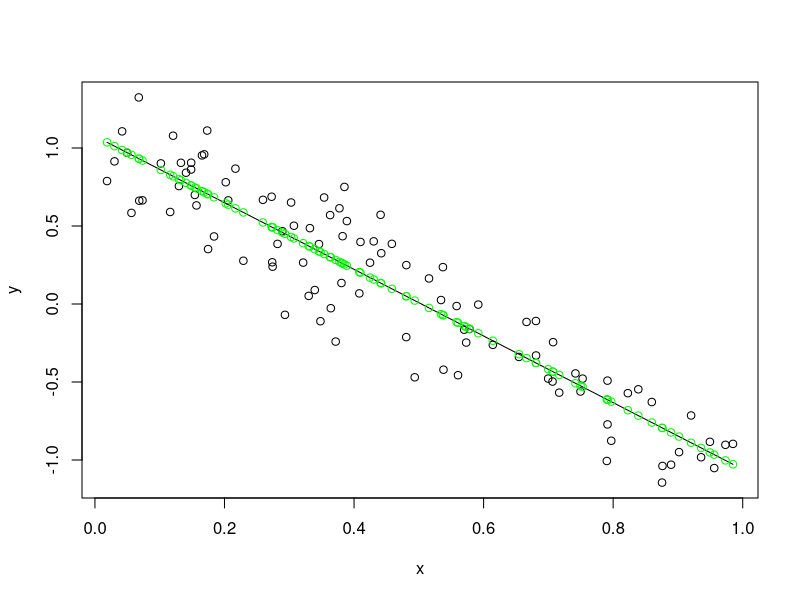
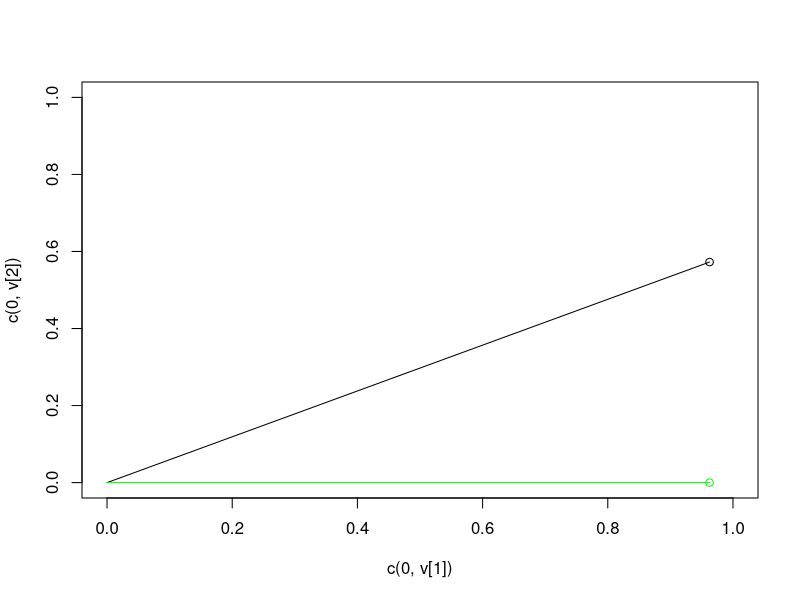

Write R code to recreate these figures, in order.
# Least squares 


# Verify that the least squares solution is consistent with what you have 
# previously learned about least squares estimates for simple linear regression
# Generate synthetic data  
beta = c( 1, -2)
n = 100
x = runif(n)
y = beta[1] + beta[2] * x + rnorm( n, mean=0, sd=.25)

plot( x, y)

# Calculate the coefficient estimates from you linear regression course
beta_1_hat = sum( (x - mean(x))*(y - mean(y)) ) / sum( (x - mean(x))^2 )
beta_0_hat = mean(y) - beta_1_hat * mean(x)

beta_0_hat
beta_1_hat

# Calculate the least squares matrix expression
X = cbind( 1, x)
beta_hat = solve(t(X) %*% X) %*% t(X) %*% y; row.names(beta_hat) = NULL

beta_hat

# Add the least squares line to the scatter plot
lines( x, X %*% beta_hat)

# Alternatively, we could construct this line from the orthogonal projection 
# onto the col(X)
P_x = X %*% solve(t(X) %*% X) %*% t(X) 
y_hat = P_x %*% y

# Add the projection of y as green points to the scatter plot
lines( x, y_hat, type="p", col="green")

# Verify that P_x is idempotent and symmetric
as.logical(prod(round(P_x, 6) == round( P_x %*% P_x, 6)))
as.logical(prod(round(P_x, 6) == round( t(P_x), 6)))


# Note as a simple example of orthogonal projections, the orthogonal projection
# onto the horizontal axis
P = matrix( c( 1, 0,
	             0, 0), ncol=2)

# Plot a random vector in R^2
v = runif(2)
plot( x=c( 0, v[1]), y=c( 0, v[2]), xlim=c(0,1), ylim=c(0,1), type="l")
lines( x=v[1], y=v[2], type="p")

# Plot the orthogonal projection onto the horizontal axis
v_proj = P %*% v
lines( x=c( 0, v_proj[1]), y=c( 0, v_proj[2]), col="green")
lines( x=v_proj[1], y=v_proj[2], type="p", col="green")
